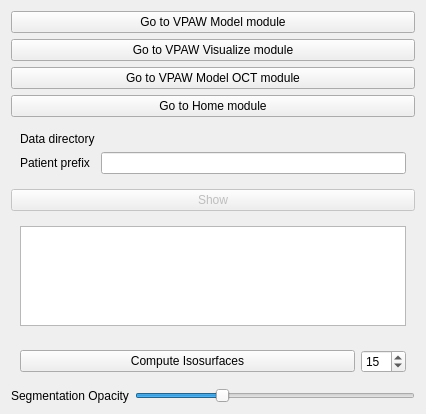
<?xml version="1.0" encoding="UTF-8"?>
<ui version="4.0">
 <class>VPAWVisualizeOCT</class>
 <widget class="qMRMLWidget" name="VPAWVisualizeOCT">
  <property name="geometry">
   <rect>
    <x>0</x>
    <y>0</y>
    <width>426</width>
    <height>414</height>
   </rect>
  </property>
  <layout class="QVBoxLayout" name="verticalLayout">
   <item>
    <widget class="QPushButton" name="VPAWModelButton">
     <property name="enabled">
      <bool>true</bool>
     </property>
     <property name="toolTip">
      <string>Go to VPAW Model module</string>
     </property>
     <property name="text">
      <string>Go to VPAW Model module</string>
     </property>
    </widget>
   </item>
   <item>
    <widget class="QPushButton" name="VPAWVisualizeButton">
     <property name="enabled">
      <bool>true</bool>
     </property>
     <property name="toolTip">
      <string>Go to VPAW Visualize module</string>
     </property>
     <property name="text">
      <string>Go to VPAW Visualize module</string>
     </property>
    </widget>
   </item>
   <item>
    <widget class="QPushButton" name="VPAWModelOCTButton">
     <property name="enabled">
      <bool>true</bool>
     </property>
     <property name="toolTip">
      <string>Go to VPAW Model OCT module</string>
     </property>
     <property name="text">
      <string>Go to VPAW Model OCT module</string>
     </property>
    </widget>
   </item>
   <item>
    <widget class="QPushButton" name="HomeButton">
     <property name="enabled">
      <bool>true</bool>
     </property>
     <property name="toolTip">
      <string>Go to Home module</string>
     </property>
     <property name="text">
      <string>Go to Home module</string>
     </property>
    </widget>
   </item>
   <item>
    <widget class="ctkCollapsibleButton" name="inputsCollapsibleButton" native="true">
     <property name="text" stdset="0">
      <string>VPAW Visualize OCT: Inputs</string>
     </property>
     <property name="collapsed" stdset="0">
      <bool>false</bool>
     </property>
     <layout class="QFormLayout" name="inputsFormLayout">
      <item row="0" column="0">
       <widget class="QLabel" name="dataDirectoryLabel">
        <property name="text">
         <string>Data directory</string>
        </property>
       </widget>
      </item>
      <item row="1" column="0">
       <widget class="QLabel" name="patientPrefixLabel">
        <property name="text">
         <string>Patient prefix</string>
        </property>
       </widget>
      </item>
      <item row="0" column="1">
       <widget class="ctkPathLineEdit" name="DataDirectory">
        <property name="filters">
         <set>ctkPathLineEdit::Dirs</set>
        </property>
       </widget>
      </item>
      <item row="1" column="1">
       <widget class="QLineEdit" name="PatientPrefix"/>
      </item>
     </layout>
    </widget>
   </item>
   <item>
    <widget class="QPushButton" name="showButton">
     <property name="enabled">
      <bool>false</bool>
     </property>
     <property name="toolTip">
      <string>Show files</string>
     </property>
     <property name="text">
      <string>Show</string>
     </property>
    </widget>
   </item>
   <item>
    <widget class="ctkCollapsibleButton" name="outputsCollapsibleButton" native="true">
     <property name="text" stdset="0">
      <string>Outputs</string>
     </property>
     <property name="collapsed" stdset="0">
      <bool>false</bool>
     </property>
     <layout class="QGridLayout" name="outputsGridLayout">
      <item row="0" column="0">
       <widget class="qMRMLSubjectHierarchyTreeView" name="subjectHierarchyTree">
        <property name="multiSelection" stdset="0">
         <bool>true</bool>
        </property>
       </widget>
      </item>
     </layout>
    </widget>
   </item>
   <item alignment="Qt::AlignTop">
    <widget class="QStackedWidget" name="computeIsosurfacesStackedWidget">
     <property name="currentIndex">
      <number>0</number>
     </property>
     <widget class="QWidget" name="page">
      <layout class="QHBoxLayout" name="horizontalLayout">
       <item>
        <widget class="QPushButton" name="computeIsosurfacesButton">
         <property name="text">
          <string>Compute Isosurfaces</string>
         </property>
        </widget>
       </item>
       <item>
        <widget class="QSpinBox" name="numberOfIsosurfaceValues">
         <property name="sizePolicy">
          <sizepolicy hsizetype="Minimum" vsizetype="Fixed">
           <horstretch>0</horstretch>
           <verstretch>0</verstretch>
          </sizepolicy>
         </property>
         <property name="minimumSize">
          <size>
           <width>45</width>
           <height>0</height>
          </size>
         </property>
         <property name="maximumSize">
          <size>
           <width>45</width>
           <height>16777215</height>
          </size>
         </property>
         <property name="toolTip">
          <string>Number of isosurfaces</string>
         </property>
         <property name="value">
          <number>15</number>
         </property>
        </widget>
       </item>
      </layout>
     </widget>
     <widget class="QWidget" name="page_2">
      <layout class="QVBoxLayout" name="verticalLayout_3">
       <item>
        <widget class="QProgressBar" name="computeIsosurfacesProgressBar">
         <property name="cursor">
          <cursorShape>WaitCursor</cursorShape>
         </property>
         <property name="value">
          <number>24</number>
         </property>
        </widget>
       </item>
      </layout>
     </widget>
    </widget>
   </item>
   <item>
    <layout class="QHBoxLayout" name="horizontalLayout_2">
     <item>
      <widget class="QLabel" name="segmentationOpacityLabel">
       <property name="text">
        <string>Segmentation Opacity</string>
       </property>
      </widget>
     </item>
     <item>
      <widget class="QSlider" name="segmentationOpacitySlider">
       <property name="enabled">
        <bool>true</bool>
       </property>
       <property name="maximum">
        <number>10</number>
       </property>
       <property name="singleStep">
        <number>1</number>
       </property>
       <property name="pageStep">
        <number>1</number>
       </property>
       <property name="value">
        <number>3</number>
       </property>
       <property name="orientation">
        <enum>Qt::Horizontal</enum>
       </property>
       <property name="invertedAppearance">
        <bool>false</bool>
       </property>
       <property name="tickPosition">
        <enum>QSlider::NoTicks</enum>
       </property>
      </widget>
     </item>
    </layout>
   </item>
   <item>
    <spacer name="verticalSpacer">
     <property name="orientation">
      <enum>Qt::Vertical</enum>
     </property>
     <property name="sizeHint" stdset="0">
      <size>
       <width>20</width>
       <height>40</height>
      </size>
     </property>
    </spacer>
   </item>
  </layout>
 </widget>
 <customwidgets>
  <customwidget>
   <class>qMRMLWidget</class>
   <extends>QWidget</extends>
   <header>qMRMLWidget.h</header>
   <container>1</container>
  </customwidget>
  <customwidget>
   <class>qMRMLSubjectHierarchyTreeView</class>
   <extends>QTreeView</extends>
   <header>qMRMLSubjectHierarchyTreeView.h</header>
  </customwidget>
  <customwidget>
   <class>ctkCollapsibleButton</class>
   <extends>QWidget</extends>
   <header>ctkCollapsibleButton.h</header>
   <container>1</container>
  </customwidget>
  <customwidget>
   <class>ctkPathLineEdit</class>
   <extends>QWidget</extends>
   <header>ctkPathLineEdit.h</header>
  </customwidget>
 </customwidgets>
 <resources/>
 <connections/>
</ui>
